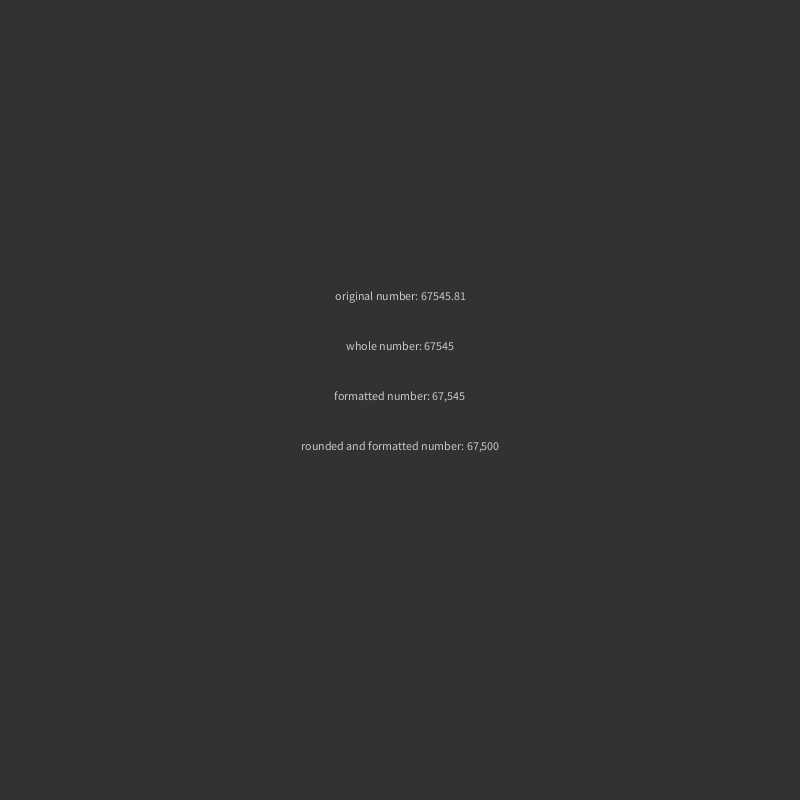
Frame 1 (no input)
Frame 60 (the mouse pressed at the canvas centre just before this capture): identical to frame 1, image omitted
Frame 120 (the mouse held since frame 60 and released just before this capture): identical to frame 1, image omitted

The Processing sketch that drew this single still picture (run headless with seeded random() and noise(); from frame 60 on, the mouse is pressed at the canvas centre):

// Processing sketch: Refine_11_Formatting_Numbers
// ── Refine_11_Formatting_Numbers.pde

float number = random(10000, 99000);

void setup(){
 size(800, 800); 
}

void draw(){
  background(50);
  noStroke();
  fill(200);
  textAlign(CENTER);
  text("original number: " + number, width/2, height/2-100);
  text("whole number: " + int(number), width/2, height/2-50);
  text("formatted number: " + nfc(int(number)), width/2, height/2);
  text("rounded and formatted number: " + nfc(round(number/100)*100), width/2, height/2+50);
  }
